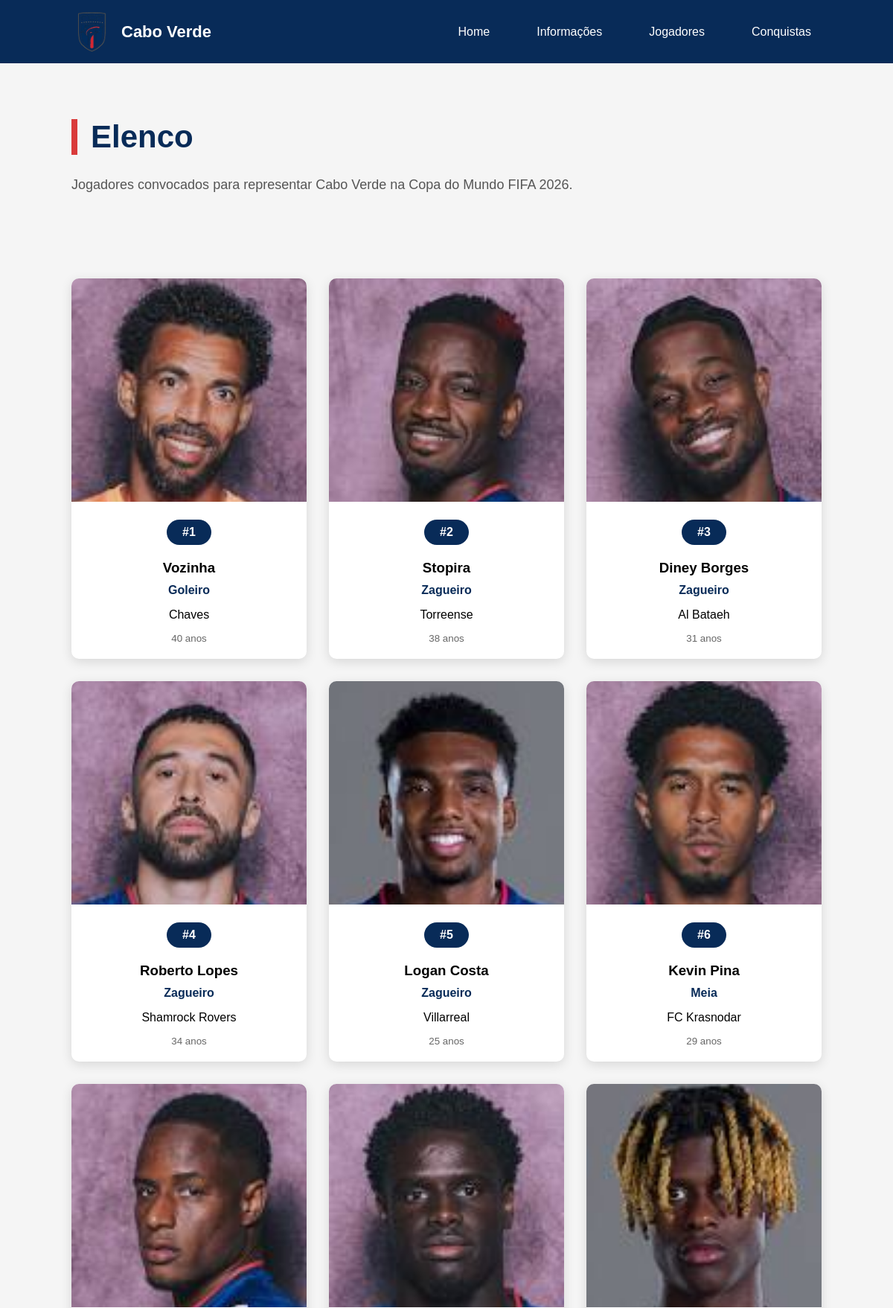
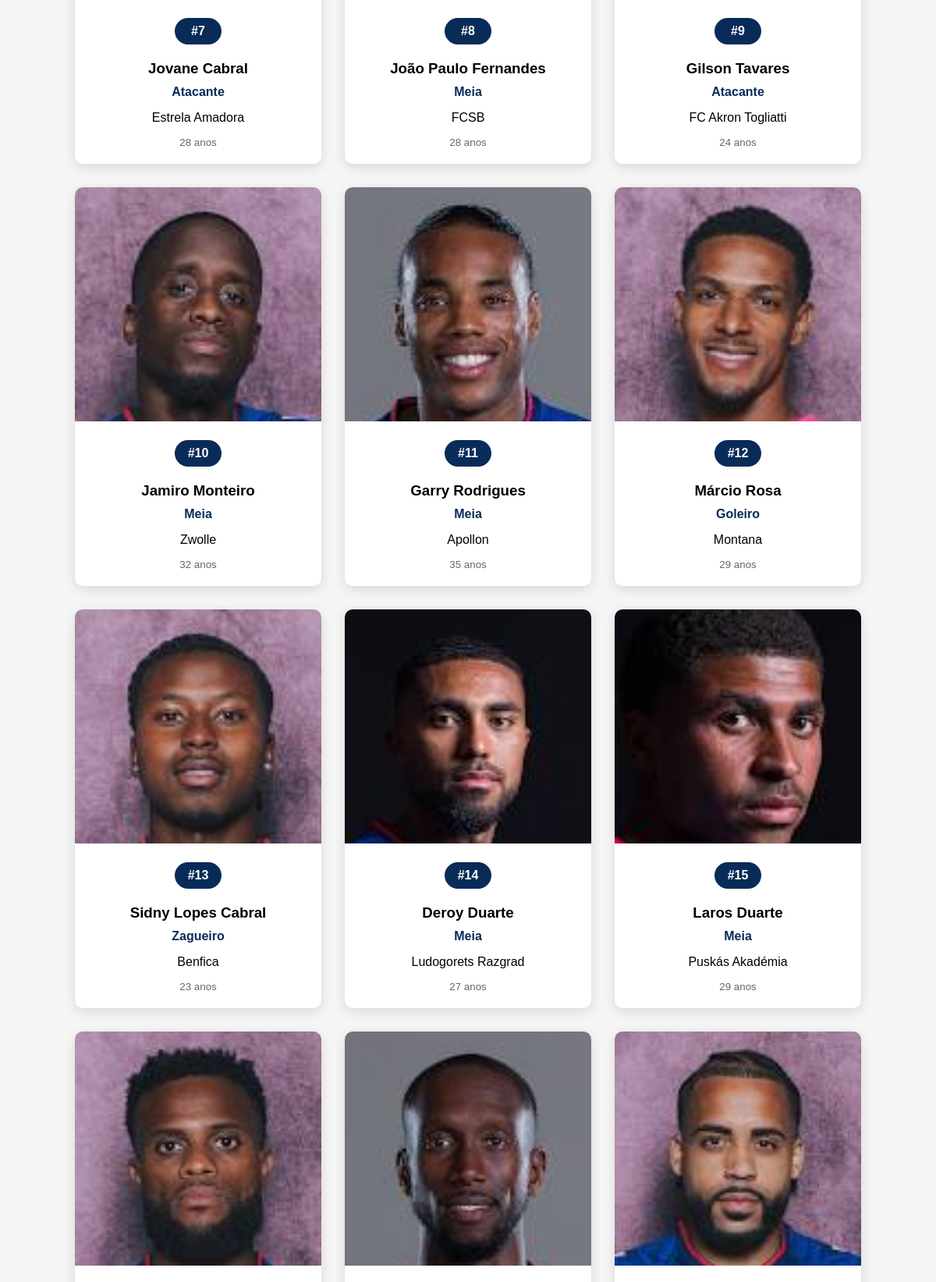
Screenshot of /jogadores/ (upper part) with the database file from the repository (2 pictures, top to bottom).
### portal/models.py (models this page shows, shortened)
class Jogador(models.Model):
    POSICOES = [
        ("GOL", "Goleiro"),
        ("ZAG", "Zagueiro"),
        ("MEI", "Meia"),
        ("ATA", "Atacante"),
    ]
    nome = models.CharField(max_length=100)
    numero = models.PositiveIntegerField()
    posicao = models.CharField(max_length=3, choices=POSICOES)
    clube = models.CharField(max_length=100)
    idade = models.PositiveIntegerField()
    foto = models.ImageField(
        upload_to="jogadores/",
        blank=True,
        null=True
    )
    capitao = models.BooleanField(default=False)

### portal/views.py (the view)
# urls.py: path("jogadores/", views.jogadores, name="jogadores"),
def jogadores(request):
    jogadores = Jogador.objects.order_by("numero")
    return render(request, "portal/jogadores.html", {
        "jogadores": jogadores
    })

### portal/templates/portal/jogadores.html (shortened to what this page needs)
{% load static %}
<!DOCTYPE html>
<html lang="pt-br">
<head>
    <link rel="stylesheet" href="{% static 'portal/css/jogadores.css' %}?v=2">
</head>
<body>
<header>
    <nav class="navbar">
        <div class="logo">
            <img src="{% static 'portal/img/logo2.png' %}" alt="Logo">
            <span>Cabo Verde</span>
        </div>
        <ul class="menu">
            <li><a href="{% url 'home' %}">Home</a></li>
            <li><a href="{% url 'informacoes' %}">Informações</a></li>
            <li><a href="{% url 'jogadores' %}">Jogadores</a></li>
            <li><a href="{% url 'conquistas' %}">Conquistas</a></li>
        </ul>
    </nav>
</header>
<main>
<section class="cabecalho">
    <h2>Elenco</h2>
    <p>
        Jogadores convocados para representar Cabo Verde na Copa do Mundo FIFA 2026.
    </p>
</section>
<section class="jogadores">
    {% for jogador in jogadores %}
    <div class="card">
        <img src="{{ jogador.foto.url }}" alt="{{ jogador.nome }}">
        <div class="numero">
            #{{ jogador.numero }}
        </div>
        <h3>{{ jogador.nome }}</h3>
        <p>{{ jogador.get_posicao_display }}</p>
        <span>{{ jogador.clube }}</span>
        <small>{{ jogador.idade }} anos</small>
    </div>
    {% endfor %}
</section>
</main>
</body>
</html>

### portal/static/portal/css/jogadores.css (style rules this page uses)
* { margin:0; padding:0; box-sizing:border-box; font-family:Arial, Helvetica, sans-serif; }
body { background:#f5f5f5; }
header { position: absolute; top: 0; left: 0; width: 100%; z-index: 1000; }
.navbar { display: flex; justify-content: space-between; align-items: center; padding: 15px 8%; background: rgba(8, 43, 88); backdrop-filter: blur(8px); }
.logo { display: flex; align-items: center; gap: 12px; }
.logo img { width: 55px; height: 55px; object-fit: contain; }
.logo span { color: white; font-size: 22px; font-weight: bold; }
.menu { display: flex; list-style: none; gap: 35px; }
.menu li { list-style: none; }
.menu a { color:white; text-decoration:none; padding:8px 14px; border-radius:6px; transition:.3s; }
.cabecalho { margin-top: 110px; padding: 50px 8%; }
.cabecalho h2 { display: inline-block; color: #082b58; font-size: 42px; font-weight: bold; padding-left: 18px; border-left: 8px solid #d93b3b; margin-bottom: 25px; }
.cabecalho p { max-width: 700px; color: #555; font-size: 18px; line-height: 1.7; }
.jogadores { padding:60px 8%; display:grid; grid-template-columns:repeat(auto-fit,minmax(250px,1fr)); gap:30px; }
.card { background:white; border-radius:10px; overflow:hidden; box-shadow:0 4px 15px rgba(0,0,0,.12); transition:.3s; text-align:center; }
.card img { width:100%; height:300px; object-fit:cover; }
.numero { width:60px; margin:20px auto; background:#082b58; color:white; padding:8px; border-radius:20px; font-weight:bold; }
.card h3 { margin-bottom:10px; }
.card p { color:#082b58; font-weight:bold; }
.card span { display:block; margin:15px 0; }
.card small { display:block; margin-bottom:20px; color:#666; }

### rows the page displays
Jogador: foto (picture), numero "1", nome "Vozinha", posicao "Goleiro", clube "Chaves", idade "40"
Jogador: foto (picture), numero "2", nome "Stopira", posicao "Zagueiro", clube "Torreense", idade "38"
Jogador: foto (picture), numero "3", nome "Diney Borges", posicao "Zagueiro", clube "Al Bataeh", idade "31"
Jogador: foto (picture), numero "4", nome "Roberto Lopes", posicao "Zagueiro", clube "Shamrock Rovers", idade "34"
Jogador: foto (picture), numero "5", nome "Logan Costa", posicao "Zagueiro", clube "Villarreal", idade "25"
Jogador: foto (picture), numero "6", nome "Kevin Pina", posicao "Meia", clube "FC Krasnodar", idade "29"
Jogador: foto (picture), numero "7", nome "Jovane Cabral", posicao "Atacante", clube "Estrela Amadora", idade "28"
Jogador: foto (picture), numero "8", nome "João Paulo Fernandes", posicao "Meia", clube "FCSB", idade "28"
Jogador: foto (picture), numero "9", nome "Gilson Tavares", posicao "Atacante", clube "FC Akron Togliatti", idade "24"
Jogador: foto (picture), numero "10", nome "Jamiro Monteiro", posicao "Meia", clube "Zwolle", idade "32"
Jogador: foto (picture), numero "11", nome "Garry Rodrigues", posicao "Meia", clube "Apollon", idade "35"
Jogador: foto (picture), numero "12", nome "Márcio Rosa", posicao "Goleiro", clube "Montana", idade "29"
Jogador: foto (picture), numero "13", nome "Sidny Lopes Cabral", posicao "Zagueiro", clube "Benfica", idade "23"
Jogador: foto (picture), numero "14", nome "Deroy Duarte", posicao "Meia", clube "Ludogorets Razgrad", idade "27"
Jogador: foto (picture), numero "15", nome "Laros Duarte", posicao "Meia", clube "Puskás Akadémia", idade "29"
Jogador: foto (picture)
Jogador: foto (picture)
Jogador: foto (picture)
